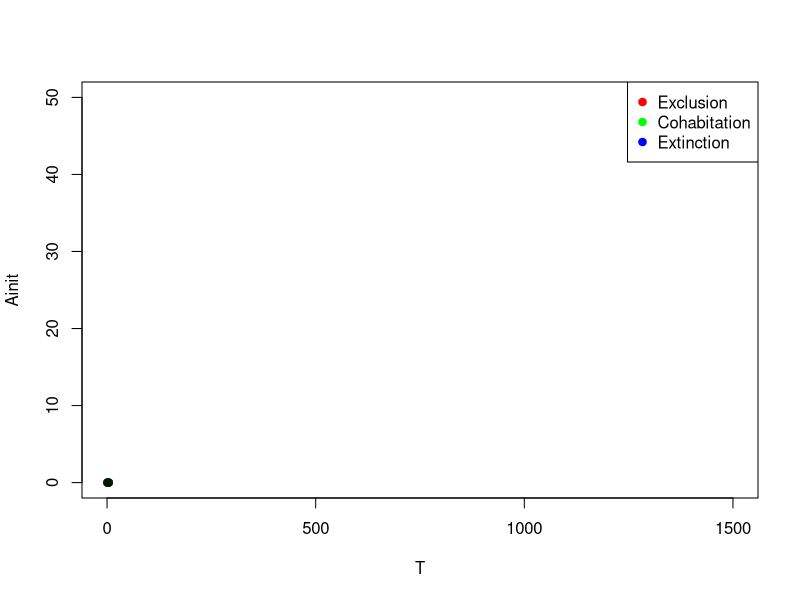

This chart was generated by the following R code: (Note: this script raises an error after producing the figure.)
rm(list=ls())
data <- read.table(file = "test.txt", sep=' ')
colnames(data)<-c("nb_test","Ainit","T","result")
plot(NA, NA, xlab='T', ylab="Ainit", xlim=c(0,1500), ylim=c(0,50))
legend("topright", c("Exclusion","Cohabitation","Extinction"),col=c(rgb(1,0,0),rgb(0,1,0), rgb(0,0,1)), pch=c(19))

N <- max(data["nb_test"]) # nombre de tests que l'on veut réaliser
L <- length(data$nb_test==1)/N # nombre de "couples de paramètres" par test

for (test in 1:N){
  for (i in 1:L){
    r <- 0
    g <- 0
    b <- 0
    if (data["result"][(test-1)*30+i,]=='Cohabitation'){
      g <- g+1
    }
    
    if (data["result"][(test-1)*30+i,]=='Exclusion'){
      r <- r+1
    }
    
    if (data["result"][(test-1)*30+i,]=='Extinction'){
      b <- b+1
    }
    
    r <- r/N
    b <- b/N
    g <- g/N
    points(data["T"][(test-1)*30+i,], data["Ainit"][(test-1)*30+i,], pch=c(19), col=rgb(r, g, b, 0.5,maxColorValue = 1))
  }
}
